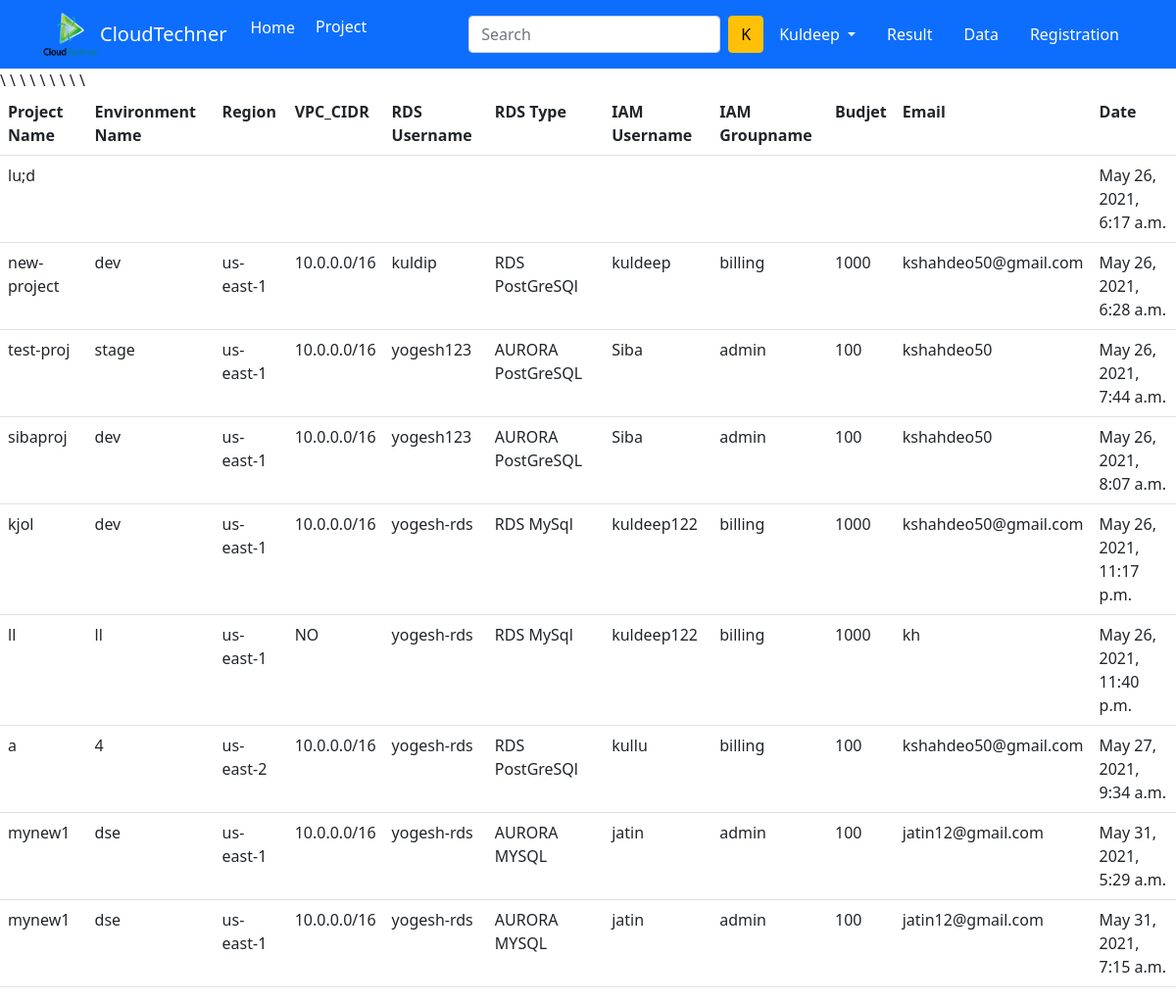
The page /address/ on the database its author committed.
### app/models.py (models this page shows)
class final(models.Model):
    Project_Name = models.CharField(max_length=100)
    Environment_Name = models.CharField(max_length=100)
    Region= models.CharField(max_length=100)
    VPC_CIDR= models.CharField(max_length=100)
    RDS_Username = models.CharField(max_length=100)
    RDS_Password= models.CharField(max_length=100)
    RDS_Type = models.CharField(max_length=100)
    IAM_Username = models.CharField(max_length=100)
    IAM_Groupname = models.CharField(max_length=100)
    Email = models.CharField(max_length=100)
    Budget = models.CharField(max_length=100)
    date = models.DateTimeField(auto_now_add = True)

### app/views.py (the view)
# urls.py: path('address/', views.address, name='address'),
def address(request):
    finalo = final.objects.all()
    return render(request, 'app/address.html',{'finalo':finalo})

### app/templates/app/address.html (shortened to what this page needs)
{% extends 'app/base.html' %}
{% load static %}
{% block main-content %}
<table class="table">
    <tr>
        <th>Project Name</th>
        <th>Environment Name</th>
        <th>Region</th>
        <th>VPC_CIDR</th>
        <th>RDS Username</th>
        <th>RDS Type</th>
        <th>IAM Username</th>
        <th>IAM Groupname</th>
        <th>Budjet</th>
        <th>Email</th>
        <th>Date</th>
    </tr>
    {% for item in finalo %}
    <tr>
        <td>{{ item.Project_Name }}</td>
        <td>{{ item.Environment_Name }}</td>\
        <td>{{item.Region }}</td>
        <td>{{item.VPC_CIDR }}</td>
        <td>{{item.RDS_Username }}</td>
        <td>{{ item.RDS_Type}}</td>
        <td>{{item.IAM_Username }}</td>
        <td>{{item.IAM_Groupname }}</td>
        <td>{{item.Budget}}</td>
        <td>{{item.Email }}</td>
        <td>{{item.date }}</td>
    </tr>
    {% endfor %}
</table>
{% endblock main-content %}

### app/templates/app/base.html (shortened to what this page needs)
<!doctype html>
{% load static %}
<html lang="en">
  <head>
    <link href="https://cdn.jsdelivr.net/npm/bootstrap@5.0.0-beta1/dist/css/bootstrap.min.css" rel="stylesheet">
    <link rel="stylesheet" href="{% static 'app/css/owl.carousel.min.css' %}">
    <link rel="stylesheet" href="{% static 'app/css/all.min.css' %}">
    <link rel="stylesheet" href="{% static 'app/css/style.css' %}">
    <link rel="stylesheet" href="{% static 'app/css/styletabs.css' %}">
  </head>
  <body>
    <nav class="navbar navbar-expand-lg navbar-dark bg-primary">
     <div class="container">
       <img src="{% static 'app/images/banner/logo.png'%}" alt="" width="60" height="50" class="d-inline-block align-text-top">
       <a class="navbar-brand" href="/"> CloudTechner</a>
       <div class="collapse navbar-collapse" id="navbarSupportedContent">
         <ul class="navbar-nav me-auto mb-2 mb-lg-0">
           <li class="nav-item">
             <a class="nav-link active" aria-current="page" href="/">Home</a>
           </li>
           <a href="{% url 'mobile' %}" class="btn btn-primary mb-3">Project</a>
         </ul>
         <form class="d-flex">
           <input class="form-control me-2" type="search" placeholder="Search" aria-label="Search">
           <button class="btn btn-warning" type="submit">K</button>
         </form>
         <div>
          <ul class="navbar-nav me-auto mb-2 mb-lg-0">
           <li class="nav-item dropdown mx-2">
              <a class="nav-link dropdown-toggle text-white" href="#" id="profileDropdown" role="button" data-bs-toggle="dropdown" aria-expanded="false">
                Kuldeep
              </a>
            </li>
            <li class="nav-item mx-2">
             <a href="{% url 'add-to-cart' %}" class="nav-link text-white">Result</a>
            </li>
            <li class="nav-item mx-2">
             <a href="{% url 'address' %}" class="nav-link text-white">Data</a>
            </li>
            <li class="nav-item mx-2">
             <a href="{% url 'customerregistration' %}" class="nav-link text-white">Registration</a>
            </li>
          </ul>
         </div>
       </div>
     </div>
    </nav>
    {% block main-content %} {% endblock main-content %}
  </body>
</html>

### rows shown on the page
final: Project_Name "lu;d", date "May 26, 2021, 6:17 a.m."
final: Project_Name "new-project", Environment_Name "dev", Region "us-east-1", VPC_CIDR "10.0.0.0/16", RDS_Username "kuldip", RDS_Type "RDS PostGreSQl", IAM_Username "kuldeep", IAM_Groupname "billing", Budget "1000", Email "kshahdeo50@gmail.com", date "May 26, 2021, 6:28 a.m."
final: Project_Name "test-proj", Environment_Name "stage", Region "us-east-1", VPC_CIDR "10.0.0.0/16", RDS_Username "yogesh123", RDS_Type "AURORA PostGreSQL", IAM_Username "Siba", IAM_Groupname "admin", Budget "100", Email "kshahdeo50", date "May 26, 2021, 7:44 a.m."
final: Project_Name "sibaproj", Environment_Name "dev", Region "us-east-1", VPC_CIDR "10.0.0.0/16", RDS_Username "yogesh123", RDS_Type "AURORA PostGreSQL", IAM_Username "Siba", IAM_Groupname "admin", Budget "100", Email "kshahdeo50", date "May 26, 2021, 8:07 a.m."
final: Project_Name "kjol", Environment_Name "dev", Region "us-east-1", VPC_CIDR "10.0.0.0/16", RDS_Username "yogesh-rds", RDS_Type "RDS MySql", IAM_Username "kuldeep122", IAM_Groupname "billing", Budget "1000", Email "kshahdeo50@gmail.com", date "May 26, 2021, 11:17 p.m."
final: Project_Name "ll", Environment_Name "ll", Region "us-east-1", VPC_CIDR "NO", RDS_Username "yogesh-rds", RDS_Type "RDS MySql", IAM_Username "kuldeep122", IAM_Groupname "billing", Budget "1000", Email "kh", date "May 26, 2021, 11:40 p.m."
final: Project_Name "a", Environment_Name "4", Region "us-east-2", VPC_CIDR "10.0.0.0/16", RDS_Username "yogesh-rds", RDS_Type "RDS PostGreSQl", IAM_Username "kullu", IAM_Groupname "billing", Budget "100", Email "kshahdeo50@gmail.com", date "May 27, 2021, 9:34 a.m."
final: Project_Name "mynew1", Environment_Name "dse", Region "us-east-1", VPC_CIDR "10.0.0.0/16", RDS_Username "yogesh-rds", RDS_Type "AURORA MYSQL", IAM_Username "jatin", IAM_Groupname "admin", Budget "100", Email "jatin12@gmail.com", date "May 31, 2021, 5:29 a.m."
final: Project_Name "mynew1", Environment_Name "dse", Region "us-east-1", VPC_CIDR "10.0.0.0/16", RDS_Username "yogesh-rds", RDS_Type "AURORA MYSQL", IAM_Username "jatin", IAM_Groupname "admin", Budget "100", Email "jatin12@gmail.com", date "May 31, 2021, 7:15 a.m."
